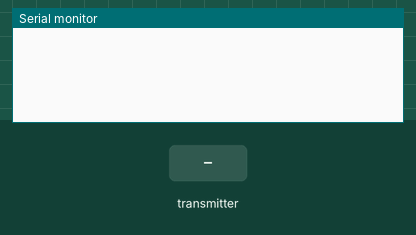
This sketch was run on a simulated ESP32. On the bench: the last lines printed to the serial monitor. Inputs (shaded band) come from the test bench.

Above: at 1.2 s.
1.3 s: the transmitter starts sending id = 0
At 1.66 s:
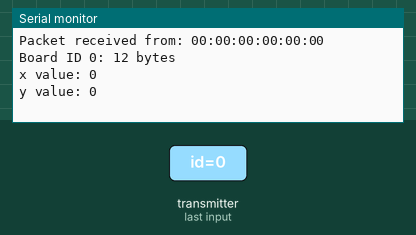
2.8 s: the transmitter starts sending x = 1024
4.3 s: the transmitter starts sending y = 1
At 4.66 s:
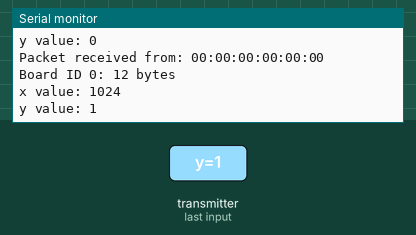
5.8 s: the transmitter starts sending id = 1
7.3 s: the transmitter starts sending x = 2048
Timing chart, 0 to 9.8 s (numbered marks = the images above; inputs shaded):
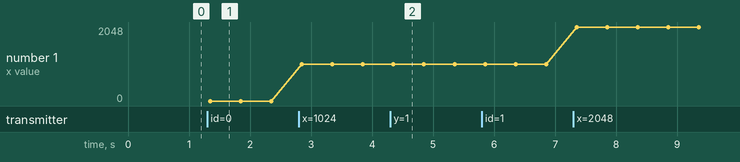

Measured:
- after the input at 1.3 s, the serial monitor: prints a new line after 0.05 s (image 1)
- after the input at 4.3 s, the serial monitor: prints a new line after 0.05 s (image 2)
- plotted number 1: 0 → 1024 after the input at 2.8 s, 1024 → 2048 after the input at 7.3 s

The sketch:

32rx.ino
```cpp
#include <esp_now.h>
#include <WiFi.h>


typedef struct struct_message {
  int id;
  int x;
  bool y;
}struct_message;


struct_message myData;

struct_message board1;
struct_message board2;


struct_message boardsStruct[2] = {board1, board2};


void OnDataRecv(const uint8_t * mac_addr, const uint8_t *incomingData, int len) {
  char macStr[18];
  Serial.print("Packet received from: ");
  snprintf(macStr, sizeof(macStr), "%02x:%02x:%02x:%02x:%02x:%02x",
           mac_addr[0], mac_addr[1], mac_addr[2], mac_addr[3], mac_addr[4], mac_addr[5]);
  Serial.println(macStr);
  memcpy(&myData, incomingData, sizeof(myData));
  Serial.printf("Board ID %u: %u bytes\n", myData.id, len);

  boardsStruct[myData.id-1].x = myData.x;
  boardsStruct[myData.id-1].y = myData.y;
  Serial.printf("x value: %d \n", boardsStruct[myData.id-1].x);
  Serial.printf("y value: %d \n", boardsStruct[myData.id-1].y);
  Serial.println();
}

void setup() {

  Serial.begin(115200);

  WiFi.mode(WIFI_STA);


  if (esp_now_init() != ESP_OK) {
    Serial.println("Error initializing ESP-NOW");
    return;
  }


  esp_now_register_recv_cb(OnDataRecv);
}

void loop() {

  /*int board1X = boardsStruct[0].x;
  bool board1Y = boardsStruct[0].y;
  int board2X = boardsStruct[1].x;
  bool board2Y = boardsStruct[1].y;
  */


}
```
